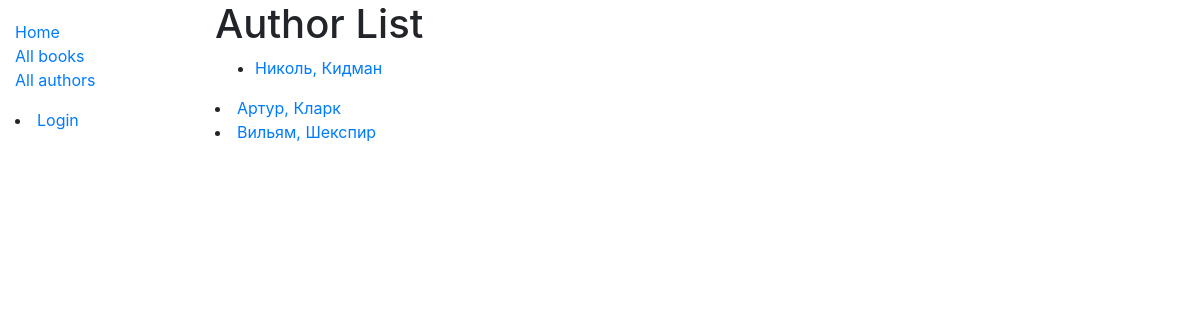
The app's page /catalog/authors/, older data.
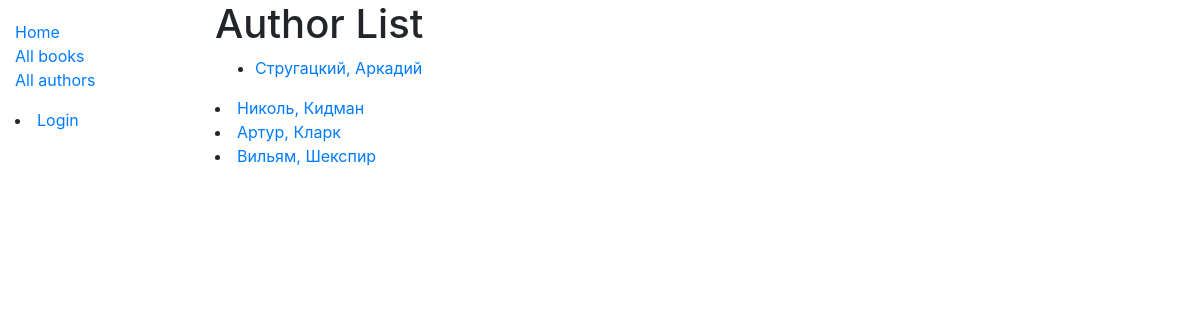
The same page, newer data.
### catalog/models.py (models this page shows, shortened)
class Author(models.Model):
    first_name = models.CharField(max_length=100)
    last_name = models.CharField(max_length=100)
    date_of_birth = models.DateField(null=True, blank=True)
    date_of_death = models.DateField('Died', null=True, blank=True)
    class Meta:
        ordering = ['last_name', 'first_name']
    def get_absolute_url(self):
        return reverse('author-detail', args=[str(self.id)])

### catalog/views.py (the view)
# urls.py: path('authors/', views.AuthorListView.as_view(), name='authors'),
class AuthorListView(generic.ListView):
    model = Author
    paginate_by = 5

### catalog/templates/catalog/author_list.html (shortened to what this page needs)
{% extends "base_generic.html" %}
{% block content %}
  <h1>Author List</h1>
  {% if author_list %}
  <ul>
    {% for author in author_list %}
      <li>
        <a href="{{ author.get_absolute_url }}">{{ author.first_name }}, {{ author.last_name }}</a>
      </li>
  </ul>
  {% endfor %}
  {% else %}
    <p>There are no authors in the library.</p>
  {% endif %}
{% endblock %}

Row changes from the older to the newer data that the page shows:
added Author: first_name "Стругацкий", last_name "Аркадий"
